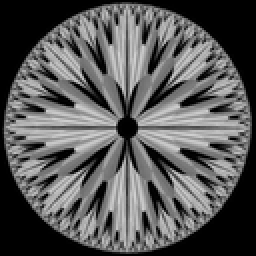
%> input picture pratica3/fractal.png, 128 x 128 px, shrunk from 512 x 512 before the run (shown 2 times larger)
$ octave desafio2b.m   (GNU Octave 9; MATLAB toolbox functions it lacks are replaced by stand-ins)
%> lines starting %> are read from the running program, lines starting %| are printed output that depends on the picture
clear all
im = imread('C:\Users\davic\OneDrive\Área de Trabalho\3Periodo\PDI\Atividades\pratica3\fractal.png');
%> im is the input picture: size 128x128 uint8; min 0, max 213, mean 88.5

[rows, cols] = size(im);
%> rows = 128; cols = 128

nbits = 8;

upmascara = bitshift(255, 8 - nbits);

lomascara = 255 - upmascara;

img_sliced = zeros(rows, cols, 'uint8');

im2 = im;

for i=1:size(im2,1)
  for j=1:size(im2,2)
    if im2(i,j)>65
      im2(i,j)=255;
    endif
    endfor
  endfor
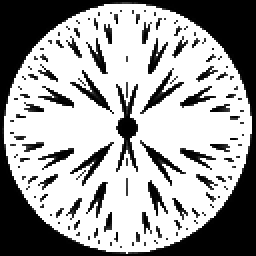
%> im2: size 128x128 uint8 (shown 2 times larger); min 0, max 255, mean 158.4

imb1 = im;
imb2 = im;
imb3 = im;
imb4 = im;
imb5 = im;
imb6 = im;
imb7 = im;
imb8 = im;
tic
for i = 1:rows
    for j = 1:cols
        pixel = imb1(i, j);

        upper_bits = bitand(pixel, upmascara);
        lower_bits = bitand(pixel, lomascara);

        upper_bits = bitshift(upper_bits, 8 - 1);

        new_pixel = bitor(upper_bits, lower_bits);

        imb1(i, j) = new_pixel;
    end
end
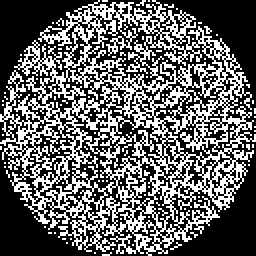
%> imb1: size 128x128 uint8 (shown 2 times larger); values 0 (black) and 128 (white), 38.7% white in thin lines or dots

for i = 1:rows
    for j = 1:cols
        pixel = imb2(i, j);

        upper_bits = bitand(pixel, upmascara);
        lower_bits = bitand(pixel, lomascara);

        upper_bits = bitshift(upper_bits, 8 - 2);

        new_pixel = bitor(upper_bits, lower_bits);

        imb2(i, j) = new_pixel;
    end
end
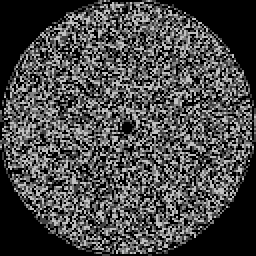
%> imb2: size 128x128 uint8 (shown 2 times larger); min 0, max 192, mean 72.5

for i = 1:rows
    for j = 1:cols
        pixel = imb3(i, j);

        upper_bits = bitand(pixel, upmascara);
        lower_bits = bitand(pixel, lomascara);

        upper_bits = bitshift(upper_bits, 8 - 3);

        new_pixel = bitor(upper_bits, lower_bits);

        imb3(i, j) = new_pixel;
    end
end
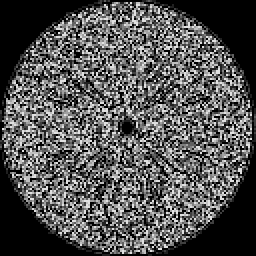
%> imb3: size 128x128 uint8 (shown 2 times larger); min 0, max 224, mean 82.1

for i = 1:rows
    for j = 1:cols
        pixel = imb4(i, j);

        upper_bits = bitand(pixel, upmascara);
        lower_bits = bitand(pixel, lomascara);

        upper_bits = bitshift(upper_bits, 8 - 4);

        new_pixel = bitor(upper_bits, lower_bits);

        imb4(i, j) = new_pixel;
    end
end
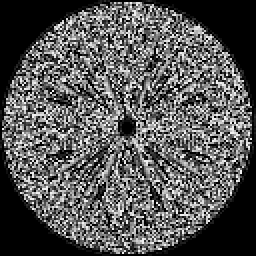
%> imb4: size 128x128 uint8 (shown 2 times larger); min 0, max 240, mean 85.6

for i = 1:rows
    for j = 1:cols
        pixel = imb5(i, j);

        upper_bits = bitand(pixel, upmascara);
        lower_bits = bitand(pixel, lomascara);

        upper_bits = bitshift(upper_bits, 8 - 5);

        new_pixel = bitor(upper_bits, lower_bits);

        imb5(i, j) = new_pixel;
    end
end
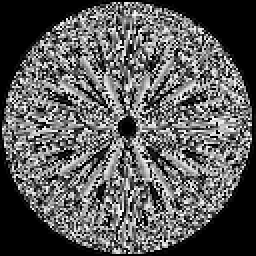
%> imb5: size 128x128 uint8 (shown 2 times larger); min 0, max 248, mean 91.2

for i = 1:rows
    for j = 1:cols
        pixel = imb6(i, j);

        upper_bits = bitand(pixel, upmascara);
        lower_bits = bitand(pixel, lomascara);

        upper_bits = bitshift(upper_bits, 8 - 6);

        new_pixel = bitor(upper_bits, lower_bits);

        imb6(i, j) = new_pixel;
    end
end
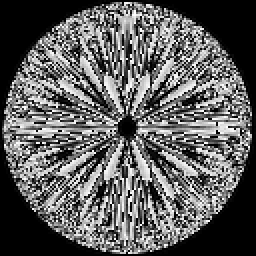
%> imb6: size 128x128 uint8 (shown 2 times larger); min 0, max 252, mean 94.1

for i = 1:rows
    for j = 1:cols
        pixel = imb6(i, j);

        upper_bits = bitand(pixel, upmascara);
        lower_bits = bitand(pixel, lomascara);

        upper_bits = bitshift(upper_bits, 8 - 7);

        new_pixel = bitor(upper_bits, lower_bits);

        imb7(i, j) = new_pixel;
    end
end
toc
subplot(1,8,1)
imshow(imb1);

subplot(1,8,2)
imshow(imb2);

subplot(1,8,3)
imshow(imb3);

subplot(1,8,4)
imshow(imb4);

subplot(1,8,5)
imshow(imb5);

subplot(1,8,6)
imshow(imb6);

subplot(1,8,7)
imshow(imb7);
